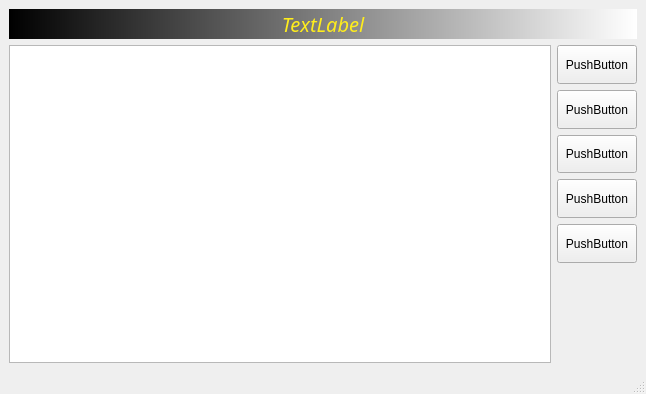
<?xml version="1.0" encoding="UTF-8"?>
<ui version="4.0">
 <class>MainWindow</class>
 <widget class="QMainWindow" name="MainWindow">
  <property name="geometry">
   <rect>
    <x>0</x>
    <y>0</y>
    <width>646</width>
    <height>394</height>
   </rect>
  </property>
  <property name="windowTitle">
   <string>MainWindow</string>
  </property>
  <widget class="QWidget" name="centralwidget">
   <layout class="QHBoxLayout" name="horizontalLayout_2">
    <item>
     <layout class="QVBoxLayout" name="verticalLayout_2">
      <item>
       <widget class="QLabel" name="label">
        <property name="sizePolicy">
         <sizepolicy hsizetype="Preferred" vsizetype="Fixed">
          <horstretch>0</horstretch>
          <verstretch>0</verstretch>
         </sizepolicy>
        </property>
        <property name="minimumSize">
         <size>
          <width>0</width>
          <height>30</height>
         </size>
        </property>
        <property name="font">
         <font>
          <family>Segoe UI Black</family>
          <pointsize>15</pointsize>
          <weight>50</weight>
          <italic>true</italic>
          <bold>false</bold>
         </font>
        </property>
        <property name="styleSheet">
         <string notr="true">background-color:qlineargradient(spread:pad, x1:0, y1:0, x2:1, y2:0, stop:0 rgba(0, 0, 0, 255), stop:1 rgba(255, 255, 255, 255));
color:rgb(255, 237, 28);</string>
        </property>
        <property name="text">
         <string>TextLabel</string>
        </property>
        <property name="textFormat">
         <enum>Qt::AutoText</enum>
        </property>
        <property name="alignment">
         <set>Qt::AlignCenter</set>
        </property>
       </widget>
      </item>
      <item>
       <layout class="QHBoxLayout" name="horizontalLayout">
        <item>
         <widget class="QTableView" name="tableView">
          <property name="horizontalScrollBarPolicy">
           <enum>Qt::ScrollBarAsNeeded</enum>
          </property>
          <property name="sizeAdjustPolicy">
           <enum>QAbstractScrollArea::AdjustIgnored</enum>
          </property>
          <property name="alternatingRowColors">
           <bool>true</bool>
          </property>
          <attribute name="horizontalHeaderCascadingSectionResizes">
           <bool>false</bool>
          </attribute>
          <attribute name="horizontalHeaderDefaultSectionSize">
           <number>100</number>
          </attribute>
          <attribute name="horizontalHeaderMinimumSectionSize">
           <number>39</number>
          </attribute>
          <attribute name="horizontalHeaderShowSortIndicator" stdset="0">
           <bool>false</bool>
          </attribute>
          <attribute name="horizontalHeaderStretchLastSection">
           <bool>true</bool>
          </attribute>
          <attribute name="verticalHeaderStretchLastSection">
           <bool>false</bool>
          </attribute>
         </widget>
        </item>
        <item>
         <layout class="QVBoxLayout" name="verticalLayout">
          <item>
           <widget class="QPushButton" name="pushButton_4">
            <property name="sizePolicy">
             <sizepolicy hsizetype="Minimum" vsizetype="Preferred">
              <horstretch>0</horstretch>
              <verstretch>0</verstretch>
             </sizepolicy>
            </property>
            <property name="text">
             <string>PushButton</string>
            </property>
           </widget>
          </item>
          <item>
           <widget class="QPushButton" name="pushButton">
            <property name="sizePolicy">
             <sizepolicy hsizetype="Minimum" vsizetype="Preferred">
              <horstretch>0</horstretch>
              <verstretch>0</verstretch>
             </sizepolicy>
            </property>
            <property name="text">
             <string>PushButton</string>
            </property>
           </widget>
          </item>
          <item>
           <widget class="QPushButton" name="pushButton_2">
            <property name="sizePolicy">
             <sizepolicy hsizetype="Minimum" vsizetype="Preferred">
              <horstretch>0</horstretch>
              <verstretch>0</verstretch>
             </sizepolicy>
            </property>
            <property name="text">
             <string>PushButton</string>
            </property>
           </widget>
          </item>
          <item>
           <widget class="QPushButton" name="pushButton_3">
            <property name="sizePolicy">
             <sizepolicy hsizetype="Minimum" vsizetype="Preferred">
              <horstretch>0</horstretch>
              <verstretch>0</verstretch>
             </sizepolicy>
            </property>
            <property name="text">
             <string>PushButton</string>
            </property>
           </widget>
          </item>
          <item>
           <widget class="QPushButton" name="pushButton_5">
            <property name="sizePolicy">
             <sizepolicy hsizetype="Minimum" vsizetype="Preferred">
              <horstretch>0</horstretch>
              <verstretch>0</verstretch>
             </sizepolicy>
            </property>
            <property name="text">
             <string>PushButton</string>
            </property>
           </widget>
          </item>
          <item>
           <spacer name="verticalSpacer">
            <property name="orientation">
             <enum>Qt::Vertical</enum>
            </property>
            <property name="sizeType">
             <enum>QSizePolicy::Fixed</enum>
            </property>
            <property name="sizeHint" stdset="0">
             <size>
              <width>20</width>
              <height>100</height>
             </size>
            </property>
           </spacer>
          </item>
         </layout>
        </item>
       </layout>
      </item>
     </layout>
    </item>
   </layout>
  </widget>
  <widget class="QMenuBar" name="menubar">
   <property name="geometry">
    <rect>
     <x>0</x>
     <y>0</y>
     <width>646</width>
     <height>21</height>
    </rect>
   </property>
  </widget>
  <widget class="QStatusBar" name="statusbar"/>
 </widget>
 <resources/>
 <connections/>
</ui>
